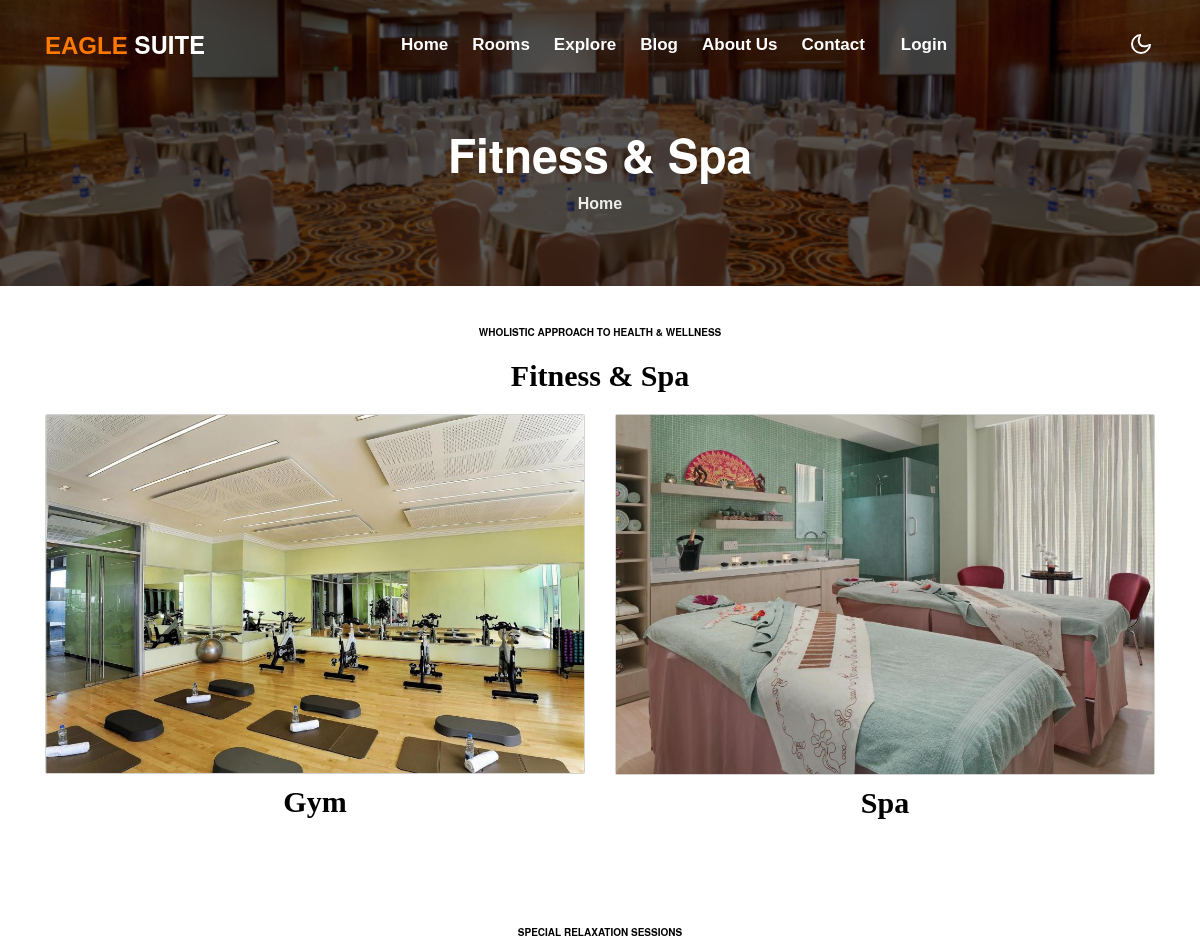
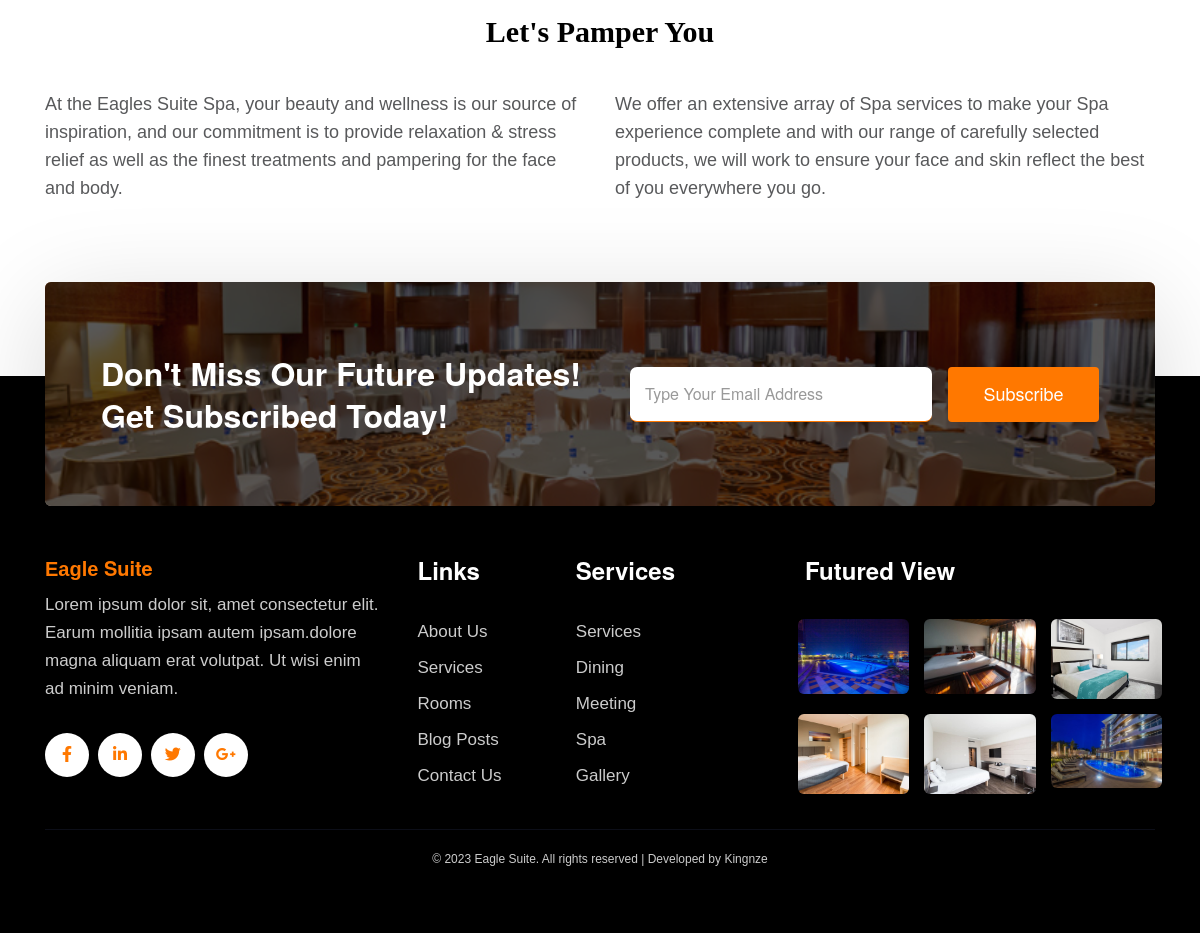
Screenshot of /spa with the database file from the repository (2 pictures, top to bottom).
### eagles/models.py (models this page shows, shortened)
class Spa(models.Model):
    title = models.CharField(max_length=100)
    spaimg = models.ImageField()
    class Meta:
        db_table = 'spa'
        managed = True
        verbose_name = 'Spa'
        verbose_name_plural = 'Spa'

### eagles/views.py (the view)
# urls.py: path('spa',views.spa,name='spa'),
def spa(request):
    spa = Spa.objects.all()
    context = {
        'spa':spa
    }
    return render(request,'eagles/spa.html',context)

### templates/eagles/spa.html (shortened to what this page needs)
{% extends "base.html" %}
{% load static %}
{% block content %}
<div class="inner-banner py-5">
  <section class="kinging-breadcrumb text-left py-sm-5 ">
      <div class="container">
          <div class="w3breadcrumb-gids">
              <br><br>
              <div class="w3breadcrumb-left text-left">
                  <h2 class="inner-w3-title mt-lg-5 mt-4 text-center">Fitness & Spa</h2>
              </div>
              <div class="w3breadcrumb-right">
                  <ul class="breadcrumbs-custom-path">
                      <li><a href="{% url 'index' %}">Home</a></li>
                  </ul>
              </div>
          </div>
      </div>
  </section>
</div>
<section>
    <br><br>
    <div class="container">
      <div class="row">
        <div class="col-md-12">
          <h6 style=" text-align: center;">WHOLISTIC APPROACH TO HEALTH & WELLNESS</h6>
          <br>
        <h5 style="font-size: 3rem; font-family: geneva; font-weight: 700; text-align: center;">Fitness & Spa</h5>
        </div>
      </div>
    </div>
  </section>
  <section>
    <div class="container"  style="margin-top: 2rem;">
      <div class="row">
        {% if spa %}
        {% for item in spa %}
        <div class="col-md-6">
          <div class="card" >
            <div class="inner">
              <span class="image-block">
                <a class="image-zoom" href="{{item.spaimg.url}}" data-gal="prettyPhoto[gallery]">
                    <img src="{{item.spaimg.url}}" class="img-fluid w3layouts agileits" alt="portfolio-img">
                </a>
            </span>
            </div>
          </div>
          <p class="card-text">
            <h4 class="card-title text-center mt-3" style="font-size: 30px; font-family: geneva;">{{item.title}}</h4>
          </p>
          <br>
        </div>
        {% endfor %}
        {% endif %}
    </div>
  </section>
  <section >
    <br><br><br><br>
    <div class="container">
      <div class="row">
        <div class="col-md-12">
          <h6 style=" text-align: center;">SPECIAL RELAXATION SESSIONS</h6>
          <br>
        <h5 style="font-size: 3rem; font-family: geneva; font-weight: 700; text-align: center;">Let's Pamper You</h5>
        <br>
        <br>
        </div>
      </div>
      <div class="row">
        <div class="col-md-6">
          <p>
            At the Eagles Suite Spa, your beauty and wellness is our source of inspiration, and our commitment is to provide relaxation & stress relief as well as the finest treatments and pampering for the face and body.
          </p>
<br>
        </div>
        <div class="col-md-6">
          <p>
            We offer an extensive array of Spa services to make your Spa experience complete and with our range of carefully selected products, we will work to ensure your face and skin reflect the best of you everywhere you go.
          </p>
        </div>
      </div>
    </div>
    <br><br><br>
  </section>
{% endblock content %}

### rows the page displays
Spa: spaimg (picture), title "Gym"
Spa: spaimg (picture), title "Spa"
